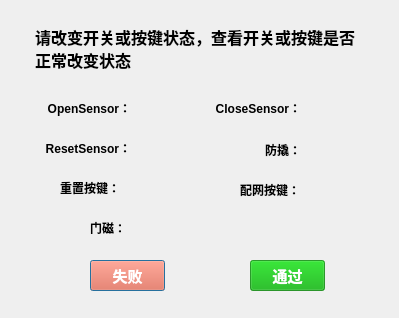
<?xml version="1.0" encoding="UTF-8"?>
<ui version="4.0">
 <class>Sensor</class>
 <widget class="QDialog" name="Sensor">
  <property name="geometry">
   <rect>
    <x>0</x>
    <y>0</y>
    <width>399</width>
    <height>318</height>
   </rect>
  </property>
  <property name="minimumSize">
   <size>
    <width>399</width>
    <height>318</height>
   </size>
  </property>
  <property name="maximumSize">
   <size>
    <width>399</width>
    <height>318</height>
   </size>
  </property>
  <property name="windowTitle">
   <string>Sensor开关测试</string>
  </property>
  <widget class="QLabel" name="label">
   <property name="geometry">
    <rect>
     <x>40</x>
     <y>100</y>
     <width>91</width>
     <height>16</height>
    </rect>
   </property>
   <property name="font">
    <font>
     <bold>true</bold>
    </font>
   </property>
   <property name="text">
    <string>OpenSensor：</string>
   </property>
   <property name="alignment">
    <set>Qt::AlignRight|Qt::AlignTrailing|Qt::AlignVCenter</set>
   </property>
  </widget>
  <widget class="QLabel" name="label_2">
   <property name="geometry">
    <rect>
     <x>210</x>
     <y>100</y>
     <width>91</width>
     <height>16</height>
    </rect>
   </property>
   <property name="font">
    <font>
     <bold>true</bold>
    </font>
   </property>
   <property name="text">
    <string>CloseSensor：</string>
   </property>
   <property name="alignment">
    <set>Qt::AlignRight|Qt::AlignTrailing|Qt::AlignVCenter</set>
   </property>
  </widget>
  <widget class="QLabel" name="label_3">
   <property name="geometry">
    <rect>
     <x>40</x>
     <y>140</y>
     <width>91</width>
     <height>16</height>
    </rect>
   </property>
   <property name="font">
    <font>
     <bold>true</bold>
    </font>
   </property>
   <property name="text">
    <string>ResetSensor：</string>
   </property>
   <property name="alignment">
    <set>Qt::AlignRight|Qt::AlignTrailing|Qt::AlignVCenter</set>
   </property>
  </widget>
  <widget class="QLabel" name="label_4">
   <property name="geometry">
    <rect>
     <x>210</x>
     <y>140</y>
     <width>91</width>
     <height>20</height>
    </rect>
   </property>
   <property name="font">
    <font>
     <bold>true</bold>
    </font>
   </property>
   <property name="text">
    <string>防撬：</string>
   </property>
   <property name="alignment">
    <set>Qt::AlignRight|Qt::AlignTrailing|Qt::AlignVCenter</set>
   </property>
  </widget>
  <widget class="QLabel" name="label_5">
   <property name="geometry">
    <rect>
     <x>60</x>
     <y>180</y>
     <width>61</width>
     <height>16</height>
    </rect>
   </property>
   <property name="font">
    <font>
     <bold>true</bold>
    </font>
   </property>
   <property name="text">
    <string>重置按键：</string>
   </property>
  </widget>
  <widget class="QLabel" name="label_6">
   <property name="geometry">
    <rect>
     <x>240</x>
     <y>180</y>
     <width>61</width>
     <height>20</height>
    </rect>
   </property>
   <property name="font">
    <font>
     <bold>true</bold>
    </font>
   </property>
   <property name="text">
    <string>配网按键：</string>
   </property>
  </widget>
  <widget class="QLabel" name="label_7">
   <property name="geometry">
    <rect>
     <x>90</x>
     <y>220</y>
     <width>31</width>
     <height>16</height>
    </rect>
   </property>
   <property name="font">
    <font>
     <bold>true</bold>
    </font>
   </property>
   <property name="text">
    <string>门磁：</string>
   </property>
  </widget>
  <widget class="QLabel" name="OpenSensor">
   <property name="geometry">
    <rect>
     <x>130</x>
     <y>100</y>
     <width>53</width>
     <height>15</height>
    </rect>
   </property>
   <property name="font">
    <font>
     <bold>true</bold>
    </font>
   </property>
   <property name="text">
    <string/>
   </property>
  </widget>
  <widget class="QLabel" name="CloseSensor">
   <property name="geometry">
    <rect>
     <x>310</x>
     <y>100</y>
     <width>53</width>
     <height>15</height>
    </rect>
   </property>
   <property name="font">
    <font>
     <bold>true</bold>
    </font>
   </property>
   <property name="text">
    <string/>
   </property>
  </widget>
  <widget class="QLabel" name="ResetSensor">
   <property name="geometry">
    <rect>
     <x>130</x>
     <y>140</y>
     <width>53</width>
     <height>15</height>
    </rect>
   </property>
   <property name="font">
    <font>
     <bold>true</bold>
    </font>
   </property>
   <property name="text">
    <string/>
   </property>
  </widget>
  <widget class="QLabel" name="fangqiao">
   <property name="geometry">
    <rect>
     <x>310</x>
     <y>140</y>
     <width>53</width>
     <height>15</height>
    </rect>
   </property>
   <property name="font">
    <font>
     <bold>true</bold>
    </font>
   </property>
   <property name="text">
    <string/>
   </property>
  </widget>
  <widget class="QLabel" name="chonzhi">
   <property name="geometry">
    <rect>
     <x>130</x>
     <y>180</y>
     <width>53</width>
     <height>15</height>
    </rect>
   </property>
   <property name="font">
    <font>
     <bold>true</bold>
    </font>
   </property>
   <property name="text">
    <string/>
   </property>
  </widget>
  <widget class="QLabel" name="peiwang">
   <property name="geometry">
    <rect>
     <x>310</x>
     <y>180</y>
     <width>53</width>
     <height>15</height>
    </rect>
   </property>
   <property name="font">
    <font>
     <bold>true</bold>
    </font>
   </property>
   <property name="text">
    <string/>
   </property>
  </widget>
  <widget class="QLabel" name="menci">
   <property name="geometry">
    <rect>
     <x>130</x>
     <y>220</y>
     <width>53</width>
     <height>15</height>
    </rect>
   </property>
   <property name="font">
    <font>
     <bold>true</bold>
    </font>
   </property>
   <property name="text">
    <string/>
   </property>
  </widget>
  <widget class="QPushButton" name="pushButton">
   <property name="geometry">
    <rect>
     <x>90</x>
     <y>260</y>
     <width>75</width>
     <height>31</height>
    </rect>
   </property>
   <property name="font">
    <font>
     <pointsize>11</pointsize>
     <bold>true</bold>
    </font>
   </property>
   <property name="styleSheet">
    <string notr="true">background-color: rgb(252, 86, 50);
color: rgb(255, 255, 255);</string>
   </property>
   <property name="text">
    <string>失败</string>
   </property>
  </widget>
  <widget class="QPushButton" name="pushButton_2">
   <property name="geometry">
    <rect>
     <x>250</x>
     <y>260</y>
     <width>75</width>
     <height>31</height>
    </rect>
   </property>
   <property name="font">
    <font>
     <pointsize>11</pointsize>
     <bold>true</bold>
    </font>
   </property>
   <property name="styleSheet">
    <string notr="true">background-color: rgba(0, 170, 0, 180);
color: rgb(255, 255, 255);</string>
   </property>
   <property name="text">
    <string>通过</string>
   </property>
  </widget>
  <widget class="QTextBrowser" name="textBrowser_2">
   <property name="geometry">
    <rect>
     <x>30</x>
     <y>20</y>
     <width>341</width>
     <height>61</height>
    </rect>
   </property>
   <property name="styleSheet">
    <string notr="true">background-color: rgba(255, 255, 255, 0);</string>
   </property>
   <property name="html">
    <string>&lt;!DOCTYPE HTML PUBLIC &quot;-//W3C//DTD HTML 4.0//EN&quot; &quot;http://www.w3.org/TR/REC-html40/strict.dtd&quot;&gt;
&lt;html&gt;&lt;head&gt;&lt;meta name=&quot;qrichtext&quot; content=&quot;1&quot; /&gt;&lt;meta charset=&quot;utf-8&quot; /&gt;&lt;style type=&quot;text/css&quot;&gt;
p, li { white-space: pre-wrap; }
hr { height: 1px; border-width: 0; }
li.unchecked::marker { content: &quot;\2610&quot;; }
li.checked::marker { content: &quot;\2612&quot;; }
&lt;/style&gt;&lt;/head&gt;&lt;body style=&quot; font-family:'Microsoft YaHei UI'; font-size:9pt; font-weight:400; font-style:normal;&quot;&gt;
&lt;p style=&quot; margin-top:0px; margin-bottom:0px; margin-left:0px; margin-right:0px; -qt-block-indent:0; text-indent:0px;&quot;&gt;&lt;span style=&quot; font-size:12pt; font-weight:700;&quot;&gt;请改变开关或按键状态，查看开关或按键是否正常改变状态&lt;/span&gt;&lt;/p&gt;&lt;/body&gt;&lt;/html&gt;</string>
   </property>
  </widget>
 </widget>
 <resources/>
 <connections/>
</ui>
